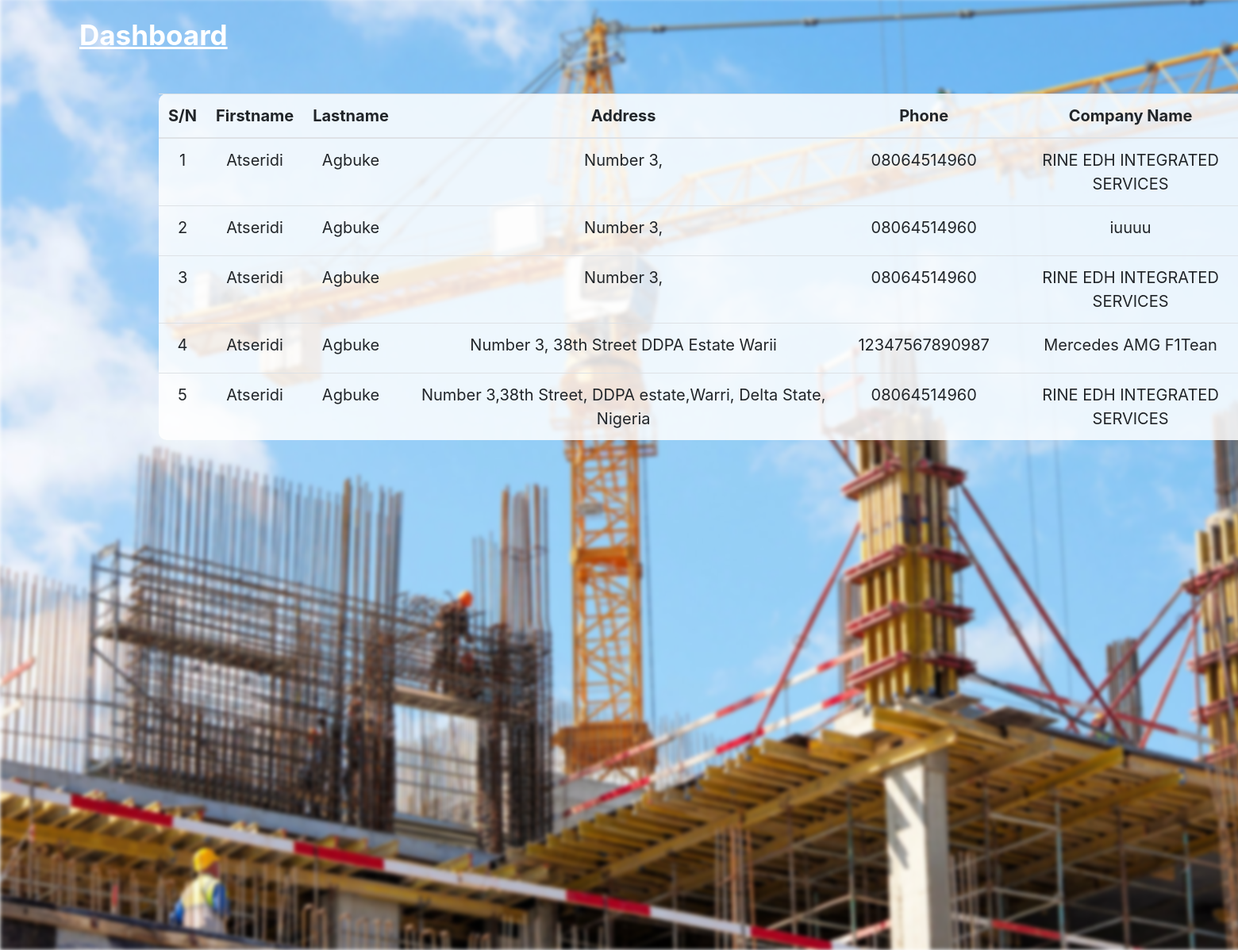
/dashboard, run on the app's committed database.
### fupresystem/models.py (models this page shows)
class response(models.Model):
    firstname=models.CharField(max_length=100)
    lastname=models.CharField(max_length=100)
    address=models.CharField(max_length=100)
    phone=models.CharField(max_length=100)
    company=models.CharField(max_length=100)

### fupresystem/views.py (the view)
# urls.py: path('dashboard',dashboard,name='dashboard'),
def dashboard(request):
    list=response.objects.all()
    context={
        'list' : list
    }
    return render(request,'dashboard.html',context)

### templates/dashboard.html (shortened to what this page needs)
{% load static %}
<!DOCTYPE html>
<html lang="en">
<head>
    <link rel="stylesheet" href="https://cdn.jsdelivr.net/npm/bootstrap@4.0.0/dist/css/bootstrap.min.css"
>
</head>
<body>
    <div class="mt-5"></div>
    <br><br><br><br><br><br><br>
    <table class="table">
        <div class="dash"><a href="{% url 'adminlanding' %}">Dashboard</a></div>
        <thead>
            <tr>
                <th scope="col">S/N</th>
                <th scope="col">Firstname</th>
                <th scope="col">Lastname</th>
                <th scope="col">Address</th>
                <th scope="col">Phone</th>
                <th scope="col">Company Name</th>
            </tr>
        </thead>
        <tbody>
            {% for i in list %}
            <tr>
                <td>{{forloop.counter}}</td>
                <td name="firstname">{{i.firstname}}</td>
                <td name="lastname">{{i.lastname}}</td>
                <td name="address">{{i.address}}</td>
                <td name="phone">{{i.phone}}</td>
                <td name="company">{{i.company}}</td>
            </tr>
            {% endfor %}
        </tbody>
    </table>
</body>

### templates/dashboard.html (style rules this page uses)
body { margin-top: -50px; }
.mt-5 { background-image: url(static/img/construction17.jpg); background-repeat: no-repeat; filter: blur(2.5px); width: 1908px; height: 1200px; position: absolute; }
.table { background-color: rgba(255, 255, 255, 0.849); border-radius: 10px; position: relative; width: 1500px; margin-left: 200px; text-align: center; font-size: 20px; }
.dash { position: absolute; font-size: 35px; margin-top: -100px; margin-left: 100px; font-weight: bold; }
.dash a { color: white; text-decoration:underline; }

### data on the page
response: firstname "Atseridi", lastname "Agbuke", address "Number 3,", phone "08064514960", company "RINE EDH INTEGRATED SERVICES"
response: firstname "Atseridi", lastname "Agbuke", address "Number 3,", phone "08064514960", company "iuuuu"
response: firstname "Atseridi", lastname "Agbuke", address "Number 3,", phone "08064514960", company "RINE EDH INTEGRATED SERVICES"
response: firstname "Atseridi", lastname "Agbuke", address "Number 3, 38th Street DDPA Estate Warii", phone "12347567890987", company "Mercedes AMG F1Tean"
response: firstname "Atseridi", lastname "Agbuke", address "Number 3,38th Street, DDPA estate,Warri, Delta State, Nigeria", phone "08064514960", company "RINE EDH INTEGRATED SERVICES"
